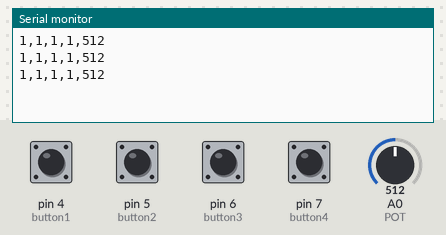
A sketch run on a simulated Arduino Uno, built with avr-gcc and run on an emulated ATmega328P. Shown: the last lines printed to the serial monitor. The test bench sets the inputs (shaded band); at power-on: pin 4 (button1), pin 5 (button2), pin 6 (button3), pin 7 (button4) HIGH, A0 (POT) = 512.

Above: at 1.3 s.
1.4 s: A0 (POT) set to 716
At 1.9 s:
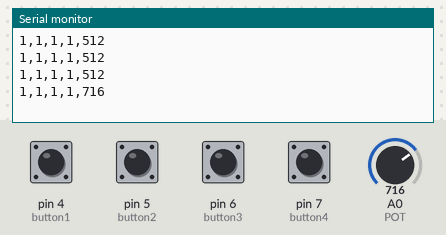
2.9 s: pin 4 (button1) pulled LOW for 0.6 s
At 3.4 s:
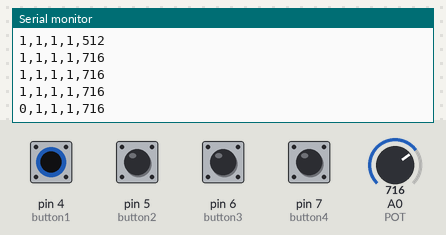
5.0 s: pin 5 (button2) pulled LOW for 0.6 s
At 5.4 s:
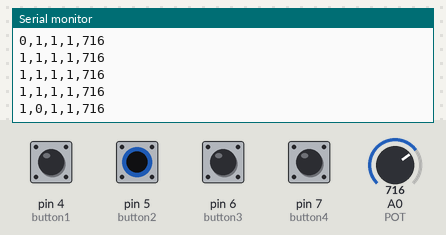
7.1 s: pin 6 (button3) pulled LOW for 0.6 s
At 7.9 s:
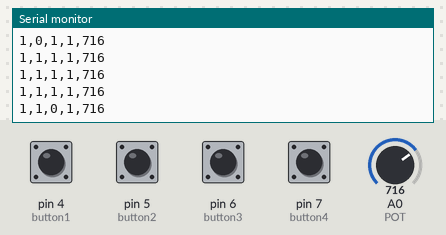
9.2 s: pin 7 (button4) pulled LOW for 0.6 s
At 9.8 s:
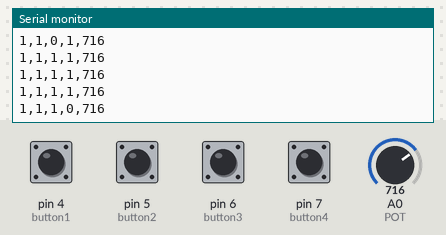
11.3 s: A0 (POT) set to 900
At 11.9 s:
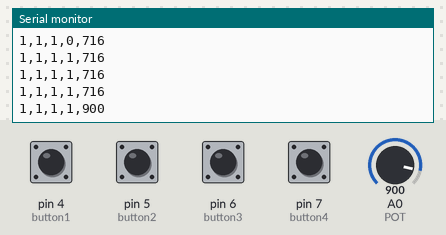
Timing chart, 0 to 13.8 s (numbered marks = the images above; inputs shaded):
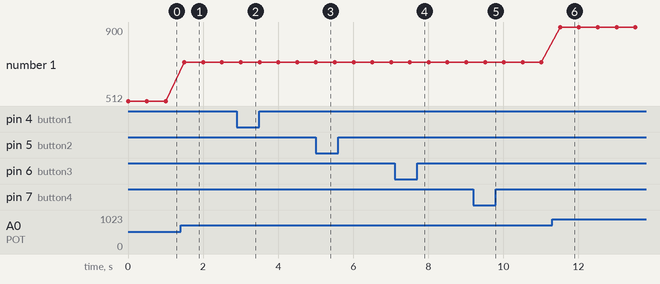

Measured:
- after the input at 1.4 s, the serial monitor: prints a new line after 0.10 s (image 1)
- after the input at 2.9 s, the serial monitor: prints a new line after 0.10 s (image 2)
- after the input at 5.0 s, the serial monitor: prints a new line at once (image 3)
- after the input at 7.1 s, the serial monitor: prints a new line after 0.41 s (image 4)
- after the input at 9.2 s, the serial monitor: prints a new line after 0.31 s (image 5)
- after the input at 11.3 s, the serial monitor: prints a new line after 0.21 s (image 6)
- plotted number 1: 512 → 716 after the input at 1.4 s, 716 → 900 after the input at 11.3 s

The sketch:

ProtocolCSV.ino
```cpp
const int button1 = 4;
const int button2 = 5;
const int button3 = 6;
const int button4 = 7;

const int POT = A0;

void setup() {
  Serial.begin(9600);

  pinMode(button1, INPUT_PULLUP);
  pinMode(button2, INPUT_PULLUP);
  pinMode(button3, INPUT_PULLUP);
  pinMode(button4, INPUT_PULLUP);
}

void loop() {

  int stateB1 = digitalRead(button1);
  int stateB2 = digitalRead(button2);
  int stateB3 = digitalRead(button3);
  int stateB4 = digitalRead(button4);

  int pot = analogRead(POT);

  Serial.print(stateB1);
  Serial.print(",");
  Serial.print(stateB2);
  Serial.print(",");
  Serial.print(stateB3);
  Serial.print(",");
  Serial.print(stateB4);
  Serial.print(",");
  Serial.println(pot);


  delay(500);
}
```
